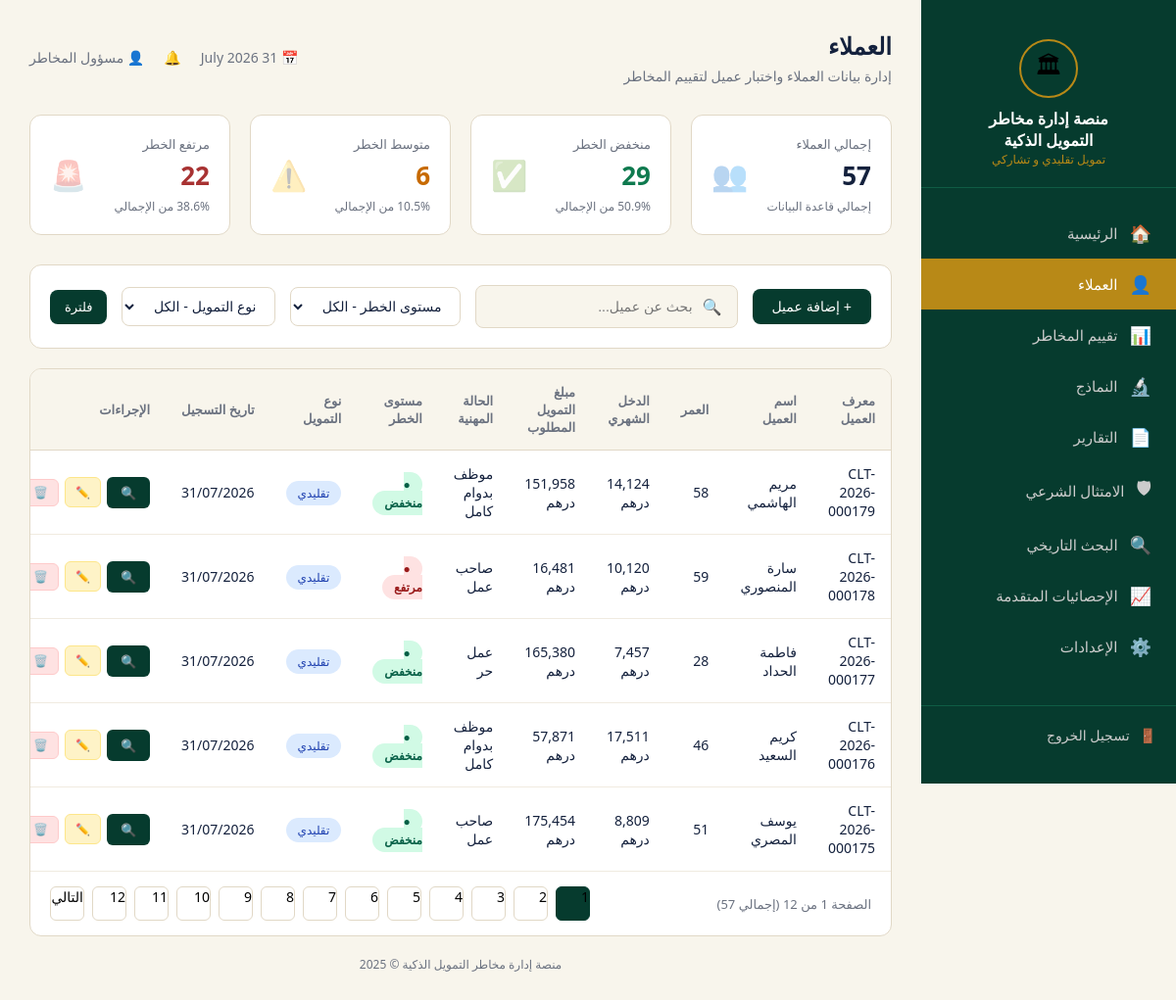
/clients (signed in), run on an earlier commit of the app's database.
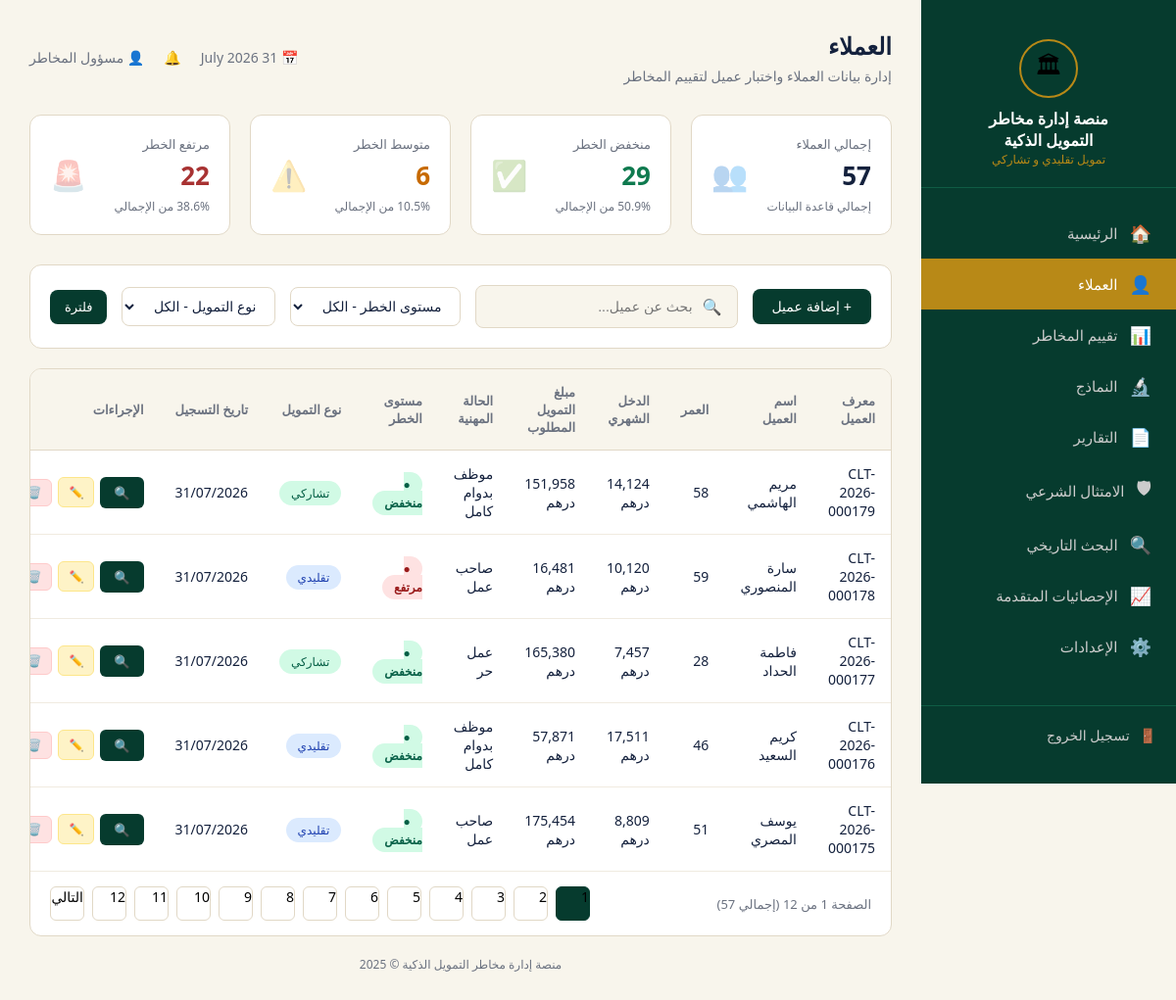
And on a later commit of the database.
### tables this page shows
CREATE TABLE clients (
                id TEXT PRIMARY KEY,
                data TEXT
            );

### app.py (the view)
@app.route('/clients')
@login_required
def clients():
    date_str = datetime.now().strftime("%d %B %Y")
    search = request.args.get('search', '').lower()
    risk_filter = request.args.get('risk', 'الكل')
    type_filter = request.args.get('type', 'الكل')
    page = int(request.args.get('page', 1))
    clients_list = get_all_clients()
    filtered_clients = clients_list
    if search:
        filtered_clients = [c for c in filtered_clients if search in c['id'].lower() or search in c.get('job', '').lower()]
    if risk_filter != 'الكل':
        filtered_clients = [c for c in filtered_clients if c.get('risk_level') == risk_filter]
    if type_filter != 'الكل':
        filtered_clients = [c for c in filtered_clients if c.get('finance_type') == type_filter]
    total = len(clients_list)
    low = sum(1 for c in clients_list if c.get('risk_level') == 'منخفض')
    mid = sum(1 for c in clients_list if c.get('risk_level') == 'متوسط')
    high = sum(1 for c in clients_list if c.get('risk_level') == 'مرتفع')
    stats = {
        'total': total, 'low': low, 'mid': mid, 'high': high,
        'low_pct': round((low/total)*100, 1) if total else 0,
        'mid_pct': round((mid/total)*100, 1) if total else 0,
        'high_pct': round((high/total)*100, 1) if total else 0,
    }
    per_page = 5
    total_pages = max(1, (len(filtered_clients) + per_page - 1) // per_page)
    page = max(1, min(page, total_pages))
    start_idx = (page - 1) * per_page
    end_idx = start_idx + per_page
    paginated_clients = filtered_clients[start_idx:end_idx]
    return render_template('clients.html', clients=paginated_clients, stats=stats, date=date_str,
                           current_page=page, total_pages=total_pages, search=search, risk=risk_filter, type=type_filter)

### app.py (called while the page is built)
def get_db_connection():
    conn = sqlite3.connect(DB_FILE)
    conn.row_factory = sqlite3.Row
    return conn

def get_all_clients():
    if USE_FIREBASE and db:
        try:
            docs = db.collection('clients').order_by('id', direction=firestore.Query.DESCENDING).stream(timeout=5.0)
            return [doc.to_dict() for doc in docs]
        except Exception as e:
            print(f"Firestore get_all_clients error (timing out/offline): {e}")
    try:
        conn = get_db_connection()
        cursor = conn.cursor()
        cursor.execute("SELECT data FROM clients ORDER BY id DESC")
        rows = cursor.fetchall()
        conn.close()
        return [json.loads(row['data']) for row in rows]
    except Exception as e:
        print(f"SQLite get_all_clients error: {e}")
        return []

def login_required(f):
    @wraps(f)
    def decorated_function(*args, **kwargs):
        if 'logged_in' not in session:
            return redirect(url_for('login'))
        return f(*args, **kwargs)
    return decorated_function

### templates/clients.html (shortened to what this page needs)
{% extends 'base.html' %}
{% block content %}
<div class="topbar">
    <div>
        <h1>العملاء</h1>
        <p>إدارة بيانات العملاء واختبار عميل لتقييم المخاطر</p>
    </div>
    <div class="info">
        <span>📅 {{ date }}</span>
        <span>🔔</span>
        <span>👤 مسؤول المخاطر</span>
    </div>
</div>
<div class="stats">
    <div class="stat-card total">
        <div class="left">
            <div class="label">إجمالي العملاء</div>
            <div class="value">{{ stats.total }}</div>
            <div class="sub">إجمالي قاعدة البيانات</div>
        </div>
        <div class="icon">👥</div>
    </div>
    <div class="stat-card green">
        <div class="left">
            <div class="label">منخفض الخطر</div>
            <div class="value">{{ stats.low }}</div>
            <div class="sub">{{ stats.low_pct }}% من الإجمالي</div>
        </div>
        <div class="icon">✅</div>
    </div>
    <div class="stat-card orange">
        <div class="left">
            <div class="label">متوسط الخطر</div>
            <div class="value">{{ stats.mid }}</div>
            <div class="sub">{{ stats.mid_pct }}% من الإجمالي</div>
        </div>
        <div class="icon">⚠️</div>
    </div>
    <div class="stat-card red">
        <div class="left">
            <div class="label">مرتفع الخطر</div>
            <div class="value">{{ stats.high }}</div>
            <div class="sub">{{ stats.high_pct }}% من الإجمالي</div>
        </div>
        <div class="icon">🚨</div>
    </div>
</div>
<form method="GET" action="{{ url_for('clients') }}" class="filters">
    <button type="button" class="btn-add" onclick="document.getElementById('addModal').style.display='flex'">+ إضافة عميل</button>
    <div class="search-box">
        <span>🔍</span>
        <input type="text" name="search" placeholder="بحث عن عميل..." value="{{ search }}">
    </div>
    <select class="filter-select" name="risk">
        <option value="الكل" {% if risk == 'الكل' %}selected{% endif %}>مستوى الخطر - الكل</option>
    </select>
    <select class="filter-select" name="type">
        <option value="الكل" {% if type == 'الكل' %}selected{% endif %}>نوع التمويل - الكل</option>
    </select>
    <button type="submit" class="btn-assess" style="padding: 10px 15px; border-radius: 8px;">فلترة</button>
</form>
<div class="table-card">
    <table>
        <thead>
            <tr>
                <th>معرف العميل</th>
                <th>اسم العميل</th>
                <th>العمر</th>
                <th>الدخل الشهري</th>
                <th>مبلغ التمويل المطلوب</th>
                <th>الحالة المهنية</th>
                <th>مستوى الخطر</th>
                <th>نوع التمويل</th>
                <th>تاريخ التسجيل</th>
                <th>الإجراءات</th>
            </tr>
        </thead>
        <tbody>
            {% for client in clients %}
            <tr>
                <td>{{ client.id }}</td>
                <td>{{ client.name }}</td>
                <td>{{ client.age }}</td>
                <td>{{ "{:,.0f}".format(client.income) }} درهم</td>
                <td>{{ "{:,.0f}".format(client.loan_amount) }} درهم</td>
                <td>{{ client.job }}</td>
                <td>
                    {% if client.risk_level == 'منخفض' %}
                        <span class="badge-risk low">● منخفض</span>
                    {% elif client.risk_level == 'متوسط' %}
                        <span class="badge-risk mid">● متوسط</span>
                    {% else %}
                        <span class="badge-risk high">● مرتفع</span>
                    {% endif %}
                </td>
                <td>
                    {% if client.finance_type == 'تشاركي' %}
                        <span class="badge-type part">تشاركي</span>
                    {% else %}
                        <span class="badge-type trad">تقليدي</span>
                    {% endif %}
                </td>
                <td>{{ client.date }}</td>
                <td>
                    <div class="action-btns">
                        <a class="btn-assess" href="{{ url_for('risk_assessment_client', client_id=client.id) }}" title="تقييم المخاطر">🔍</a>
                        <a class="btn-edit-sm" href="{{ url_for('edit_client_route', client_id=client.id) }}" title="تعديل">✏️</a>
                        <button class="btn-delete-sm" onclick="confirmDelete('{{ client.id }}')" title="حذف">🗑️</button>
                    </div>
                </td>
            </tr>
            {% endfor %}
        </tbody>
    </table>
    <div class="pagination">
        <div class="page-info">الصفحة {{ current_page }} من {{ total_pages }} (إجمالي {{ stats.total }})</div>
        <div class="pages">
            {% for p in range(1, total_pages + 1) %}
            <a href="{{ url_for('clients', page=p, search=search, risk=risk, type=type) }}" class="page-btn {% if p == current_page %}active{% endif %}" style="text-decoration:none; color:inherit;">{{ p }}</a>
            {% endfor %}
            {% if current_page < total_pages %}
            <a href="{{ url_for('clients', page=current_page+1, search=search, risk=risk, type=type) }}" class="page-btn" style="text-decoration:none; color:inherit;">التالي</a>
            {% endif %}
        </div>
    </div>
</div>
{% endblock %}

### templates/base.html (shortened to what this page needs)
<!DOCTYPE html>
<html lang="ar" dir="rtl">
<head>
    <link rel="stylesheet" href="{{ url_for('static', filename='CSS/style.css') }}">
</head>
<body>
    <div class="sidebar" id="sidebar">
        <div class="logo-area">
            <div class="icon">🏛</div>
            <h2>منصة إدارة مخاطر<br>التمويل الذكية</h2>
            <p>تمويل تقليدي و تشاركي</p>
        </div>
        <a href="{{ url_for('dashboard') }}" class="nav-item {% if request.endpoint == 'dashboard' %}active{% endif %}"><span>🏠</span> الرئيسية</a>
        <a href="{{ url_for('clients') }}" class="nav-item {% if request.endpoint == 'clients' %}active{% endif %}"><span>👤</span> العملاء</a>
        <a href="{{ url_for('risk_assessment') }}" class="nav-item {% if request.endpoint == 'risk_assessment' %}active{% endif %}"><span>📊</span> تقييم المخاطر</a>
        <a href="{{ url_for('models') }}" class="nav-item {% if request.endpoint == 'models' %}active{% endif %}"><span>🔬</span> النماذج</a>
        <a href="{{ url_for('reports') }}" class="nav-item {% if request.endpoint == 'reports' %}active{% endif %}"><span>📄</span> التقارير</a>
        <a href="{{ url_for('sharia_compliance') }}" class="nav-item {% if request.endpoint == 'sharia_compliance' %}active{% endif %}"><span>🛡</span> الامتثال الشرعي</a>
        <a href="{{ url_for('historical_search') }}" class="nav-item {% if request.endpoint == 'historical_search' %}active{% endif %}"><span>🔍</span> البحث التاريخي</a>
        <a href="{{ url_for('analytics') }}" class="nav-item {% if request.endpoint == 'analytics' %}active{% endif %}"><span>📈</span> الإحصائيات المتقدمة</a>
        <a href="{{ url_for('settings') }}" class="nav-item {% if request.endpoint == 'settings' %}active{% endif %}"><span>⚙️</span> الإعدادات</a>
        <div class="logout">
            <a href="{{ url_for('logout') }}"><span>🚪</span> تسجيل الخروج</a>
        </div>
    </div>
    <div class="main">
        {% block content %}{% endblock %}
        <div class="footer">منصة إدارة مخاطر التمويل الذكية © 2025</div>
    </div>
</body>
</html>

### templates/clients.html (style rules this page uses)
.action-btns { display: flex; gap: 6px; align-items: center; }
.btn-edit-sm { padding: 6px 10px; background: #FEF3C7; color: #92400E; border: 1px solid #FDE68A; border-radius: 6px; font-size: 12px; cursor: pointer; text-decoration: none; white-space: nowrap; transition: all 0.2s; }
.btn-delete-sm { padding: 6px 10px; background: #FEE2E2; color: #991B1B; border: 1px solid #FECACA; border-radius: 6px; font-size: 12px; cursor: pointer; white-space: nowrap; transition: all 0.2s; }

What changed in the data, as far as the page shows it:
changed clients "CLT-2026-000179": text "تقليدي" → "تشاركي"
changed clients "CLT-2026-000177": text "تقليدي" → "تشاركي"
